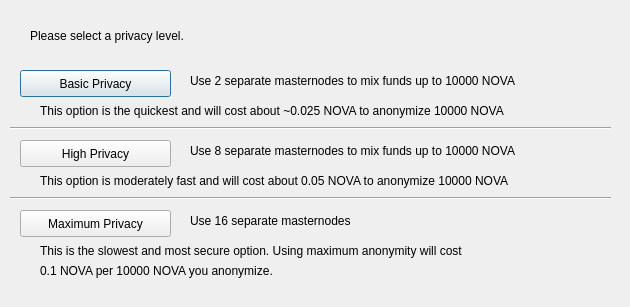
<?xml version="1.0" encoding="UTF-8"?>
<ui version="4.0">
 <class>ObfuscationConfig</class>
 <widget class="QDialog" name="ObfuscationConfig">
  <property name="geometry">
   <rect>
    <x>0</x>
    <y>0</y>
    <width>630</width>
    <height>307</height>
   </rect>
  </property>
  <property name="windowTitle">
   <string>Configure Obfuscation</string>
  </property>
  <widget class="QPushButton" name="buttonBasic">
   <property name="geometry">
    <rect>
     <x>20</x>
     <y>70</y>
     <width>151</width>
     <height>27</height>
    </rect>
   </property>
   <property name="text">
    <string>Basic Privacy</string>
   </property>
  </widget>
  <widget class="QPushButton" name="buttonHigh">
   <property name="geometry">
    <rect>
     <x>20</x>
     <y>140</y>
     <width>151</width>
     <height>27</height>
    </rect>
   </property>
   <property name="text">
    <string>High Privacy</string>
   </property>
  </widget>
  <widget class="QPushButton" name="buttonMax">
   <property name="geometry">
    <rect>
     <x>20</x>
     <y>210</y>
     <width>151</width>
     <height>27</height>
    </rect>
   </property>
   <property name="text">
    <string>Maximum Privacy</string>
   </property>
  </widget>
  <widget class="QLabel" name="label">
   <property name="geometry">
    <rect>
     <x>30</x>
     <y>20</y>
     <width>571</width>
     <height>31</height>
    </rect>
   </property>
   <property name="text">
    <string>Please select a privacy level.</string>
   </property>
  </widget>
  <widget class="QLabel" name="label_2">
   <property name="geometry">
    <rect>
     <x>190</x>
     <y>70</y>
     <width>421</width>
     <height>21</height>
    </rect>
   </property>
   <property name="text">
    <string>Use 2 separate masternodes to mix funds up to 10000 NOVA</string>
   </property>
  </widget>
  <widget class="QLabel" name="label_3">
   <property name="geometry">
    <rect>
     <x>190</x>
     <y>140</y>
     <width>411</width>
     <height>21</height>
    </rect>
   </property>
   <property name="text">
    <string>Use 8 separate masternodes to mix funds up to 10000 NOVA</string>
   </property>
  </widget>
  <widget class="QLabel" name="label_4">
   <property name="geometry">
    <rect>
     <x>190</x>
     <y>210</y>
     <width>421</width>
     <height>21</height>
    </rect>
   </property>
   <property name="text">
    <string>Use 16 separate masternodes</string>
   </property>
  </widget>
  <widget class="QLabel" name="label_6">
   <property name="geometry">
    <rect>
     <x>40</x>
     <y>100</y>
     <width>561</width>
     <height>21</height>
    </rect>
   </property>
   <property name="text">
    <string>This option is the quickest and will cost about ~0.025 NOVA to anonymize 10000 NOVA</string>
   </property>
  </widget>
  <widget class="QLabel" name="label_7">
   <property name="geometry">
    <rect>
     <x>40</x>
     <y>170</y>
     <width>561</width>
     <height>21</height>
    </rect>
   </property>
   <property name="text">
    <string>This option is moderately fast and will cost about 0.05 NOVA to anonymize 10000 NOVA</string>
   </property>
  </widget>
  <widget class="QLabel" name="label_8">
   <property name="geometry">
    <rect>
     <x>40</x>
     <y>240</y>
     <width>561</width>
     <height>21</height>
    </rect>
   </property>
   <property name="text">
    <string>This is the slowest and most secure option. Using maximum anonymity will cost</string>
   </property>
  </widget>
  <widget class="QLabel" name="label_9">
   <property name="geometry">
    <rect>
     <x>40</x>
     <y>260</y>
     <width>561</width>
     <height>21</height>
    </rect>
   </property>
   <property name="text">
    <string>0.1 NOVA per 10000 NOVA you anonymize.</string>
   </property>
  </widget>
  <widget class="Line" name="line">
   <property name="geometry">
    <rect>
     <x>10</x>
     <y>120</y>
     <width>601</width>
     <height>16</height>
    </rect>
   </property>
   <property name="orientation">
    <enum>Qt::Horizontal</enum>
   </property>
  </widget>
  <widget class="Line" name="line_2">
   <property name="geometry">
    <rect>
     <x>10</x>
     <y>190</y>
     <width>601</width>
     <height>16</height>
    </rect>
   </property>
   <property name="orientation">
    <enum>Qt::Horizontal</enum>
   </property>
  </widget>
 </widget>
 <resources/>
 <connections/>
</ui>
